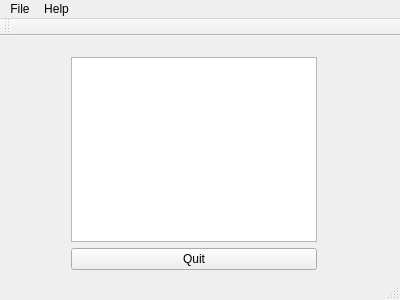
<?xml version="1.0" encoding="UTF-8"?>
<ui version="4.0">
 <class>Notepad</class>
 <widget class="QMainWindow" name="Notepad">
  <property name="geometry">
   <rect>
    <x>0</x>
    <y>0</y>
    <width>400</width>
    <height>300</height>
   </rect>
  </property>
  <property name="windowTitle">
   <string>Notepad</string>
  </property>
  <widget class="QWidget" name="centralWidget">
   <widget class="QWidget" name="">
    <property name="geometry">
     <rect>
      <x>60</x>
      <y>10</y>
      <width>268</width>
      <height>235</height>
     </rect>
    </property>
    <layout class="QVBoxLayout" name="verticalLayout">
     <item>
      <widget class="QTextEdit" name="textEdit"/>
     </item>
     <item>
      <widget class="QPushButton" name="quitButton">
       <property name="text">
        <string>Quit</string>
       </property>
      </widget>
     </item>
    </layout>
   </widget>
  </widget>
  <widget class="QMenuBar" name="menuBar">
   <property name="geometry">
    <rect>
     <x>0</x>
     <y>0</y>
     <width>400</width>
     <height>22</height>
    </rect>
   </property>
   <widget class="QMenu" name="menuFile">
    <property name="title">
     <string>File</string>
    </property>
    <addaction name="actionOpen"/>
    <addaction name="actionSave"/>
    <addaction name="actionSave_as"/>
    <addaction name="actionQuit"/>
   </widget>
   <widget class="QMenu" name="menuHelp">
    <property name="title">
     <string>Help</string>
    </property>
    <addaction name="actionHelp"/>
    <addaction name="actionAbout"/>
   </widget>
   <addaction name="menuFile"/>
   <addaction name="menuHelp"/>
  </widget>
  <widget class="QToolBar" name="mainToolBar">
   <attribute name="toolBarArea">
    <enum>TopToolBarArea</enum>
   </attribute>
   <attribute name="toolBarBreak">
    <bool>false</bool>
   </attribute>
  </widget>
  <widget class="QStatusBar" name="statusBar"/>
  <action name="actionOpen">
   <property name="text">
    <string>Open</string>
   </property>
   <property name="shortcut">
    <string>Alt+O</string>
   </property>
  </action>
  <action name="actionSave">
   <property name="text">
    <string>Save</string>
   </property>
   <property name="shortcut">
    <string>Alt+S</string>
   </property>
  </action>
  <action name="actionHelp">
   <property name="text">
    <string>Help</string>
   </property>
   <property name="shortcut">
    <string>Alt+H</string>
   </property>
  </action>
  <action name="actionAbout">
   <property name="text">
    <string>About</string>
   </property>
   <property name="shortcut">
    <string>Alt+A</string>
   </property>
  </action>
  <action name="actionSave_as">
   <property name="text">
    <string>Save as</string>
   </property>
   <property name="shortcut">
    <string>Alt+Shift+S</string>
   </property>
  </action>
  <action name="actionQuit">
   <property name="text">
    <string>Quit</string>
   </property>
   <property name="shortcut">
    <string>Alt+Q</string>
   </property>
  </action>
 </widget>
 <layoutdefault spacing="6" margin="11"/>
 <resources/>
 <connections/>
</ui>
